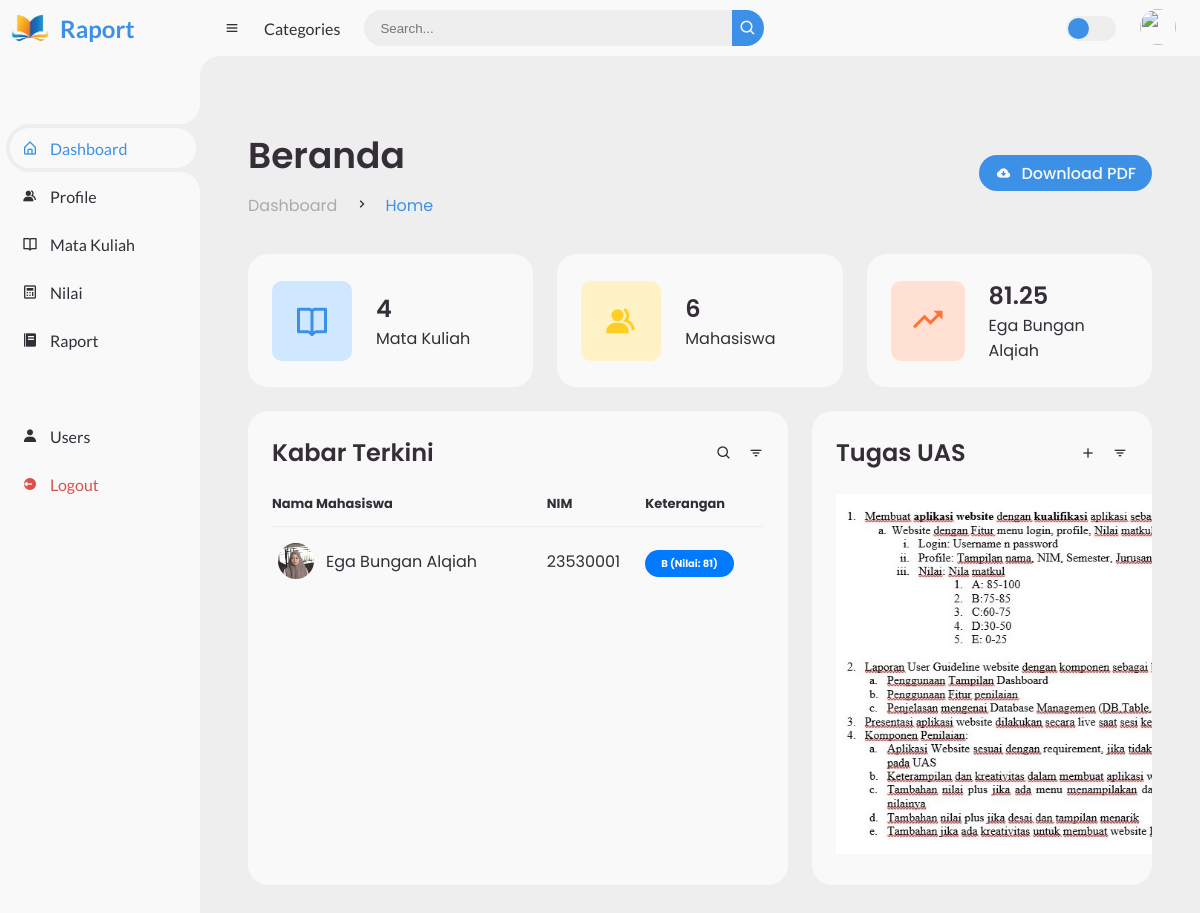
Page /index.php (signed in) on the committed database.
### tables this page shows
CREATE TABLE `students` (
  `nim` int(20) NOT NULL,
  `nama` varchar(100) NOT NULL,
  `prodi` varchar(100) NOT NULL,
  `fakultas` varchar(100) NOT NULL,
  `status` varchar(50) NOT NULL,
  `semester` int(2) NOT NULL,
  `foto` varchar(255) DEFAULT NULL,
  `domisili` varchar(100) NOT NULL
);

### home/dashboard.php (the view, shortened to what this page needs)
<!DOCTYPE html>
<html lang="en">
<head>
    <link href='https://unpkg.com/boxicons@2.0.9/css/boxicons.min.css' rel='stylesheet'>
    <link rel="stylesheet" href="tampilan/dashboard.css">
</head>
<body>
    <main>
        <div class="head-title">
            <div class="left">
                <h1>Beranda</h1>
                <ul class="breadcrumb">
                    <li>
                        <a href="#">Dashboard</a>
                    </li>
                    <li><i class='bx bx-chevron-right'></i></li>
                    <li>
                        <a class="active" href="#">Home</a>
                    </li>
                </ul>
            </div>
            <a href="#" class="btn-download">
                <i class='bx bxs-cloud-download'></i>
                <span class="text">Download PDF</span>
            </a>
        </div>
        <ul class="box-info">
            <li>
                <i class='bx bx-book-open'></i>
                <span class="text">
                    <h3><?php
                        include 'database/db.php';
                        $sql = "SELECT COUNT(*) AS total_matkul FROM matkul";
                        $result = $conn->query($sql);
                        $row = $result->fetch_assoc();
                        echo $row['total_matkul'];
                        ?>
                    </h3>
                    <p>Mata Kuliah</p>
                </span>
            </li>
            <li>
                <i class='bx bxs-group'></i>
                <span class="text">
                    <h3><?php
                        include 'database/db.php';
                        $sql = "SELECT COUNT(*) AS total_mahasiswa FROM students";
                        $result = $conn->query($sql);
                        $row = $result->fetch_assoc();
                        echo $row['total_mahasiswa'];
                        ?>
                    </h3>
                    <p>Mahasiswa</p>
                </span>
            </li>
            <li>
            <i class='bx bx-trending-up'></i>
                <span class="text">
                    <h3><?php
                        include 'database/db.php';
                        $row = $conn->query("SELECT nama, AVG(nilai) AS rata FROM students JOIN nilai ON students.nim = nilai.nim GROUP BY students.nim ORDER BY rata DESC LIMIT 1")->fetch_assoc();
                        echo round($row['rata'], 2);
                        ?>
                    </h3>
                    <p><?php echo htmlspecialchars($row['nama']); ?></p>
                </span>
            </li>
        </ul>
        <div class="table-data">
            <div class="order">
                <div class="head">
                    <h3>Kabar Terkini</h3>
                    <i class='bx bx-search'></i>
                    <i class='bx bx-filter'></i>
                </div>
                <table>
                    <thead>
                        <tr>
                            <th>Nama Mahasiswa</th>
                            <th>NIM</th>
                            <th>Keterangan</th>
                        </tr>
                    </thead>
                    <tbody>
                        <?php
include 'database/db.php';
$sql = "
    SELECT students.nim, students.nama, students.foto,
           AVG(nilai.nilai) AS rata_rata
    FROM students
    JOIN nilai ON students.nim = nilai.nim
    GROUP BY students.nim
";
$result = $conn->query($sql);
if ($result->num_rows > 0) {
    while ($row = $result->fetch_assoc()) {
        $rata_rata = round($row['rata_rata']);
        $status = '';
        $status_class = '';
        if ($rata_rata >= 85 && $rata_rata <= 100) {
            $status = 'A';
            $status_class = 'completed';
        } elseif ($rata_rata >= 75 && $rata_rata < 85) {
            $status = 'B';
            $status_class = 'process';
        } elseif ($rata_rata >= 60 && $rata_rata < 75) {
            $status = 'C';
            $status_class = 'warning';
        } elseif ($rata_rata >= 30 && $rata_rata < 60) {
            $status = 'D';
            $status_class = 'alert';
        } else {
            $status = 'E';
            $status_class = 'pending';
        }
        echo "
        <tr>
            <td>
                <img src='" . htmlspecialchars($row['foto']) . "' alt='foto mahasiswa'>
                <p>" . htmlspecialchars($row['nama']) . "</p>
            </td>
            <td>" . htmlspecialchars($row['nim']) . "</td>
            <td><span class='status " . $status_class . "'>" . $status . " (Nilai: " . htmlspecialchars($rata_rata) . ")</span></td>
        </tr>";
    }
} else {
    echo "<tr><td colspan='3'>Tidak ada data ditemukan.</td></tr>";
}
?>
                    </tbody>
                </table>
            </div>
            <div class="todo">
                <div class="head">
                    <h3>Tugas UAS</h3>
                    <i class='bx bx-plus'></i>
                    <i class='bx bx-filter'></i>
                </div>
                <ul class="todo-list">
                    <img src="tampilan/tugas.jpg" alt="tugas">
                </ul>
            </div>
        </div>
    </main>
</body>
</html>

### tampilan/style.css (style rules this page uses)
* { margin: 0; padding: 0; box-sizing: border-box; }
a { text-decoration: none; }
li { list-style: none; }
:root { --poppins: 'Poppins', sans-serif; --lato: 'Lato', sans-serif; --light: #F9F9F9; --blue: #3C91E6; --light-blue: #CFE8FF; --grey: #eee; --dark-grey: #AAAAAA; --dark: #342E37; --red: #DB504A; --yellow: #FFCE26; --light-yellow: #FFF2C6; --orange: #FD7238; --light-orange: #FFE0D3; }
html { overflow-x: hidden; }
body { background: var(--grey); overflow-x: hidden; }

### tampilan/dashboard.css (style rules this page uses)
* { margin: 0; padding: 0; box-sizing: border-box; }
a { text-decoration: none; }
li { list-style: none; }
:root { --poppins: 'Poppins', sans-serif; --lato: 'Lato', sans-serif; --light: #F9F9F9; --blue: #3C91E6; --light-blue: #CFE8FF; --grey: #eee; --dark-grey: #AAAAAA; --dark: #342E37; --red: #DB504A; --yellow: #FFCE26; --light-yellow: #FFF2C6; --orange: #FD7238; --light-orange: #FFE0D3; }
html { overflow-x: hidden; }
body { background: var(--grey); overflow-x: hidden; }
#content main { width: 100%; padding: 36px 24px; font-family: var(--poppins); max-height: calc(100vh - 56px); overflow-y: auto; }
#content main .head-title { display: flex; align-items: center; justify-content: space-between; grid-gap: 16px; flex-wrap: wrap; }
#content main .head-title .left h1 { font-size: 36px; font-weight: 600; margin-bottom: 10px; color: var(--dark); }
#content main .head-title .left .breadcrumb { display: flex; align-items: center; grid-gap: 16px; }
#content main .head-title .left .breadcrumb li { color: var(--dark); }
#content main .head-title .left .breadcrumb li a { color: var(--dark-grey); pointer-events: none; }
#content main .head-title .left .breadcrumb li a.active { color: var(--blue); pointer-events: unset; }
#content main .head-title .btn-download { height: 36px; padding: 0 16px; border-radius: 36px; background: var(--blue); color: var(--light); display: flex; justify-content: center; align-items: center; grid-gap: 10px; font-weight: 500; }
#content main .box-info { display: grid; grid-template-columns: repeat(auto-fit, minmax(240px, 1fr)); grid-gap: 24px; margin-top: 36px; }
#content main .box-info li { padding: 24px; background: var(--light); border-radius: 20px; display: flex; align-items: center; grid-gap: 24px; }
#content main .box-info li .bx { width: 80px; height: 80px; border-radius: 10px; font-size: 36px; display: flex; justify-content: center; align-items: center; }
#content main .box-info li:nth-child(1) .bx { background: var(--light-blue); color: var(--blue); }
#content main .box-info li:nth-child(2) .bx { background: var(--light-yellow); color: var(--yellow); }
#content main .box-info li:nth-child(3) .bx { background: var(--light-orange); color: var(--orange); }
#content main .box-info li .text h3 { font-size: 24px; font-weight: 600; color: var(--dark); }
#content main .box-info li .text p { color: var(--dark); }
#content main .table-data { display: flex; flex-wrap: wrap; grid-gap: 24px; margin-top: 24px; width: 100%; color: var(--dark); }
#content main .table-data>div { border-radius: 20px; background: var(--light); padding: 24px; overflow-x: auto; }
#content main .table-data .head { display: flex; align-items: center; grid-gap: 16px; margin-bottom: 24px; }
#content main .table-data .head h3 { margin-right: auto; font-size: 24px; font-weight: 600; }
#content main .table-data .head .bx { cursor: pointer; }
#content main .table-data .order { flex-grow: 1; flex-basis: 500px; }
#content main .table-data .order table { width: 100%; border-collapse: collapse; }
#content main .table-data .order table th { padding-bottom: 12px; font-size: 13px; text-align: left; border-bottom: 1px solid var(--grey); }
#content main .table-data .order table td { padding: 16px 0; }
#content main .table-data .order table tr td:first-child { display: flex; align-items: center; grid-gap: 12px; padding-left: 6px; }
#content main .table-data .order table td img { width: 36px; height: 36px; border-radius: 50%; object-fit: cover; }
#content main .table-data .order table tr td .status { font-size: 10px; padding: 6px 16px; color: var(--light); border-radius: 20px; font-weight: 700; }
#content main .table-data .order table tr td .status.process { background: #007bff; }
#content main .table-data .todo { flex-grow: 1; flex-basis: 300px; }
#content main .table-data .todo .todo-list { width: 100%; }
#content main .table-data .todo .todo-list img { width: 450px; height: auto; }

### rows in the picture
students: foto (picture), nama "Ega Bungan Alqiah", nim "23530001", status "B", rata_rata "81"

### other values in the picture
$row['total_matkul'] "4"
$row['total_mahasiswa'] "6"
$row['rata'] "81.25"
$row['nama'] "Ega Bungan Alqiah"
